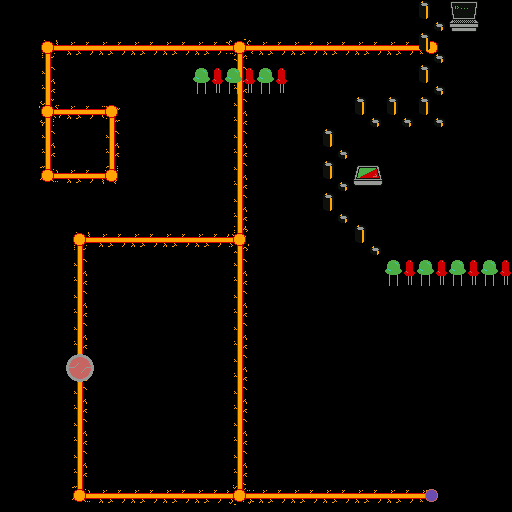

This game map was drawn from its Tiled (.tmx) file and the tilesets committed beside it. A one-line description and the full map source follow:
An orthogonal 16x16 tile map with 32x32 px tiles, 3 tile layers (p, n, d) and 8 objects (2x G, pS, pG, bS, bG, ...).

<map version="1.4" tiledversion="1.4.2" orientation="orthogonal" renderorder="right-down" width="16" height="16" tilewidth="32" tileheight="32" infinite="0" nextlayerid="7" nextobjectid="15">
 <editorsettings>
  <export target="../json/level1.json" format="json" />
 </editorsettings>
 <tileset firstgid="1" source="a.tsx" />
 <layer id="5" name="p" width="16" height="16">
  <data encoding="csv">
0,0,0,0,0,0,0,0,0,0,0,0,0,0,0,0,
0,1610612789,49,49,49,49,49,1610612787,49,49,49,49,49,3221225524,0,0,
0,1610612785,0,0,0,0,0,1610612785,0,0,0,0,0,0,0,0,
0,3221225523,49,53,0,0,0,1610612785,0,0,0,0,0,0,0,0,
0,1610612785,0,1610612785,0,0,0,1610612785,0,0,0,0,0,0,0,0,
0,3221225525,49,2684354613,0,0,0,1610612785,0,0,0,37,0,0,0,0,
0,0,0,0,0,0,0,1610612785,0,0,0,0,0,0,0,0,
0,0,1610612789,49,49,49,49,51,0,0,0,0,0,0,0,0,
0,0,1610612785,0,0,0,0,1610612785,0,0,0,0,0,0,0,0,
0,0,1610612785,0,0,0,0,1610612785,0,0,0,0,0,0,0,0,
0,0,1610612785,0,0,0,0,1610612785,0,0,0,0,0,0,0,0,
0,0,1610612785,0,0,0,0,1610612785,0,0,0,0,0,0,0,0,
0,0,1610612785,0,0,0,0,1610612785,0,0,0,0,0,0,0,0,
0,0,1610612785,0,0,0,0,1610612785,0,0,0,0,0,0,0,0,
0,0,1610612785,0,0,0,0,1610612785,0,0,0,0,0,0,0,0,
0,0,3221225525,49,49,49,49,2684354611,49,49,49,49,49,3221225524,0,0
</data>
 </layer>
 <layer id="4" name="n" width="16" height="16">
  <data encoding="csv">
0,0,0,0,0,0,0,0,0,0,0,0,0,0,0,0,
0,47,0,0,0,0,0,47,0,0,0,0,0,47,0,0,
0,0,0,0,0,0,0,0,0,0,0,0,0,0,0,0,
0,47,0,47,0,0,0,0,0,0,0,0,0,0,0,0,
0,0,0,0,0,0,0,0,0,0,0,0,0,0,0,0,
0,47,0,47,0,0,0,0,0,0,0,0,0,0,0,0,
0,0,0,0,0,0,0,0,0,0,0,0,0,0,0,0,
0,0,47,0,0,0,0,47,0,0,0,0,0,0,0,0,
0,0,0,0,0,0,0,0,0,0,0,0,0,0,0,0,
0,0,0,0,0,0,0,0,0,0,0,0,0,0,0,0,
0,0,0,0,0,0,0,0,0,0,0,0,0,0,0,0,
0,0,0,0,0,0,0,0,0,0,0,0,0,0,0,0,
0,0,0,0,0,0,0,0,0,0,0,0,0,0,0,0,
0,0,0,0,0,0,0,0,0,0,0,0,0,0,0,0,
0,0,0,0,0,0,0,0,0,0,0,0,0,0,0,0,
0,0,47,0,0,0,0,47,0,0,0,0,0,48,0,0
</data>
 </layer>
 <layer id="3" name="d" width="16" height="16">
  <data encoding="csv">
0,0,0,0,0,0,0,0,0,0,0,0,0,39,40,0,
0,0,0,0,0,0,0,0,0,0,0,0,0,39,0,0,
0,0,0,0,0,0,38,38,38,0,0,0,0,39,0,0,
0,0,0,0,0,0,0,0,0,0,0,39,39,39,0,0,
0,0,0,0,0,0,0,0,0,0,39,0,0,0,0,0,
0,0,0,0,0,0,0,0,0,0,39,0,0,0,0,0,
0,0,0,0,0,0,0,0,0,0,39,0,0,0,0,0,
0,0,0,0,0,0,0,0,0,0,0,39,0,0,0,0,
0,0,0,0,0,0,0,0,0,0,0,0,38,38,38,38,
0,0,0,0,0,0,0,0,0,0,0,0,0,0,0,0,
0,0,0,0,0,0,0,0,0,0,0,0,0,0,0,0,
0,0,42,0,0,0,0,0,0,0,0,0,0,0,0,0,
0,0,0,0,0,0,0,0,0,0,0,0,0,0,0,0,
0,0,0,0,0,0,0,0,0,0,0,0,0,0,0,0,
0,0,0,0,0,0,0,0,0,0,0,0,0,0,0,0,
0,0,0,0,0,0,0,0,0,0,0,0,0,0,0,0
</data>
 </layer>
 <objectgroup id="6" name="I">
  <object id="3" name="pS" x="448" y="32" width="32" height="32" />
  <object id="4" name="pG" x="416" y="448" width="64" height="64" />
  <object id="5" name="bS" x="416" y="32" width="32" height="32" />
  <object id="9" name="bG" x="416" y="480" width="32" height="32" />
  <object id="11" name="1" type="P" x="64" y="352" width="32" height="32">
   <properties>
    <property name="Gates" value="1" />
   </properties>
  </object>
  <object id="12" name="2" type="T" x="352" y="160" width="32" height="32">
   <properties>
    <property name="Gates" value="2" />
   </properties>
  </object>
  <object id="13" name="2" type="G" x="192" y="64" width="96" height="32" />
  <object id="14" name="1" type="G" x="384" y="256" width="128" height="32" />
 </objectgroup>
</map>
